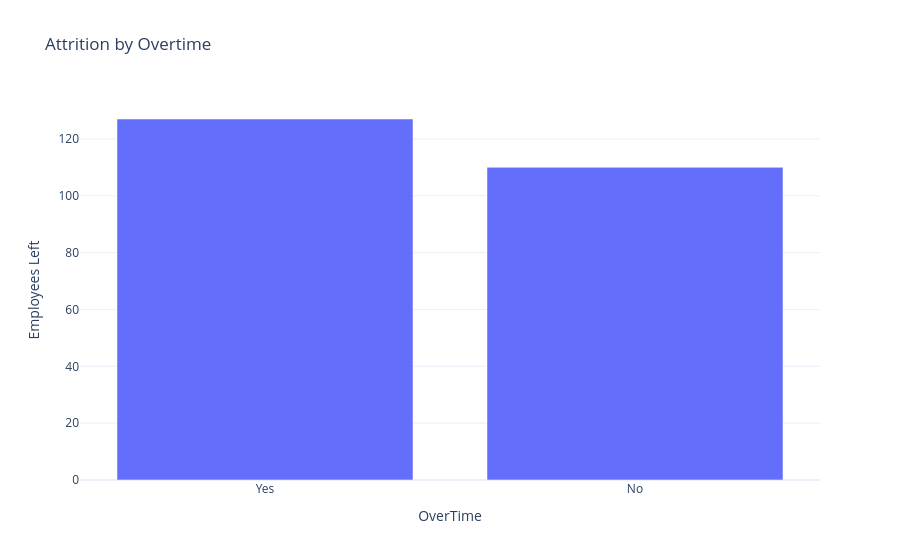

Here is the notebook cell this chart was saved with:
### Markdown cell above
### 12.3 Attrition by Overtime

### Code cell
fig = px.bar(
    overtime_attrition,
    x="OverTime",
    y="Employees_Left",
    title="Attrition by Overtime"
)

fig.update_layout(
    xaxis_title="OverTime",
    yaxis_title="Employees Left",
    template="plotly_white"
)

fig.show()

### Figure 1 — Plotly figure (JSON) as saved in the notebook; plotly's stock layout.template omitted (floating-point values rounded to 4 significant figures)
{"data": [{"hovertemplate": "OverTime=%{x}<br>Employees_Left=%{y}<extra></extra>", "legendgroup": "", "marker": {"color": "#636efa", "pattern": {"shape": ""}}, "name": "", "orientation": "v", "showlegend": false, "textposition": "auto", "type": "bar", "x": ["Yes", "No"], "xaxis": "x", "y": [127, 110], "yaxis": "y"}], "layout": {"autosize": true, "barmode": "relative", "legend": {"tracegroupgap": 0}, "title": {"text": "Attrition by Overtime"}, "xaxis": {"anchor": "y", "autorange": true, "domain": [0, 1], "range": [-0.5, 1.5], "title": {"text": "OverTime"}, "type": "category"}, "yaxis": {"anchor": "x", "autorange": true, "domain": [0, 1], "range": [0, 133.7], "title": {"text": "Employees Left"}, "type": "linear"}}}
